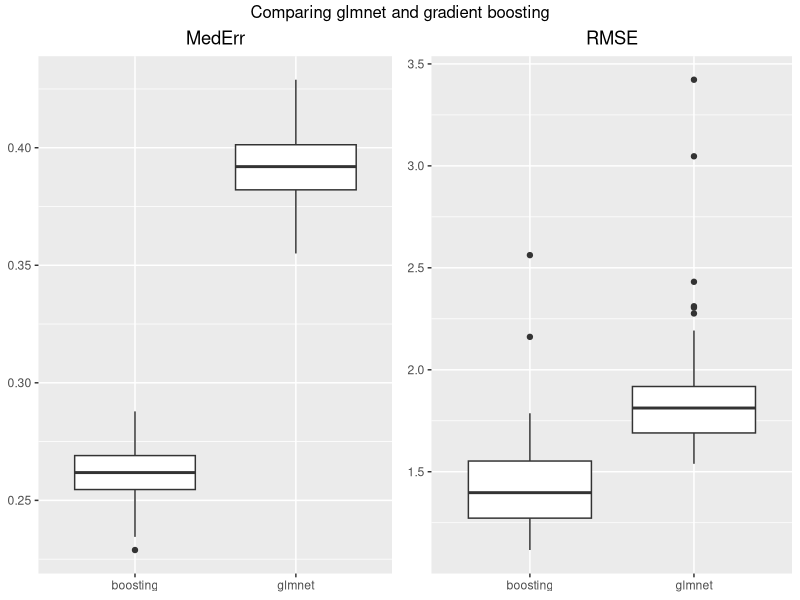

Write the R code that produced this figure.
library(tidyr)
library(dplyr)
library(ggplot2)
library(gridExtra)

# Key takeaway: x axis label get melted into one column in the input data
setwd("/Users/Ruixuan/Documents/01infoVisual/hw/hw1/")

glmnet <- read.csv("results-glmnet-cross-table.csv")
gradient <- read.csv("results-gradient-boosting.csv")
pgboost <- read.csv("results-pgboost-cross-table.csv")

# one dataset for mederr, one dataset for rmse, one for mederr
mederr <- data.frame(index = glmnet[,c(1)], glmnet = glmnet[, c(3)], boosting = pgboost[, c(3)])
rmse <- data.frame(index = glmnet[,c(1)], glmnet = glmnet[, c(2)], boosting = pgboost[, c(2)])

# gather: wide to long data
# columns names becomes one variable --> label
# arg1-arg5: short dataset,level,value,column name1,columns name2 [-column1]
long_mederr <- gather(mederr, label, value, glmnet, boosting)
long_rmse <- gather(rmse, label, value, glmnet, boosting)

plot1 <- ggplot(data = long_mederr, aes(x=label, y=value)) + geom_boxplot() + ggtitle("MedErr") + theme(axis.title.x=element_blank(), 
                                                                                                        axis.title.y = element_blank(), 
                                                                                                        plot.title = element_text(hjust = 0.5))

plot2 <- ggplot(data = long_rmse, aes(x=label, y=value)) + geom_boxplot() + ggtitle("RMSE") + theme(axis.title.x=element_blank(), 
                                                                                                    axis.title.y = element_blank(), 
                                                                                                    plot.title = element_text(hjust = 0.5))

# This is useful when the two plots are not based on the same data
# http://stackoverflow.com/questions/1249548/side-by-side-plots-with-ggplot2
grid.arrange(plot1, plot2, ncol=2, top = "Comparing glmnet and gradient boosting")

